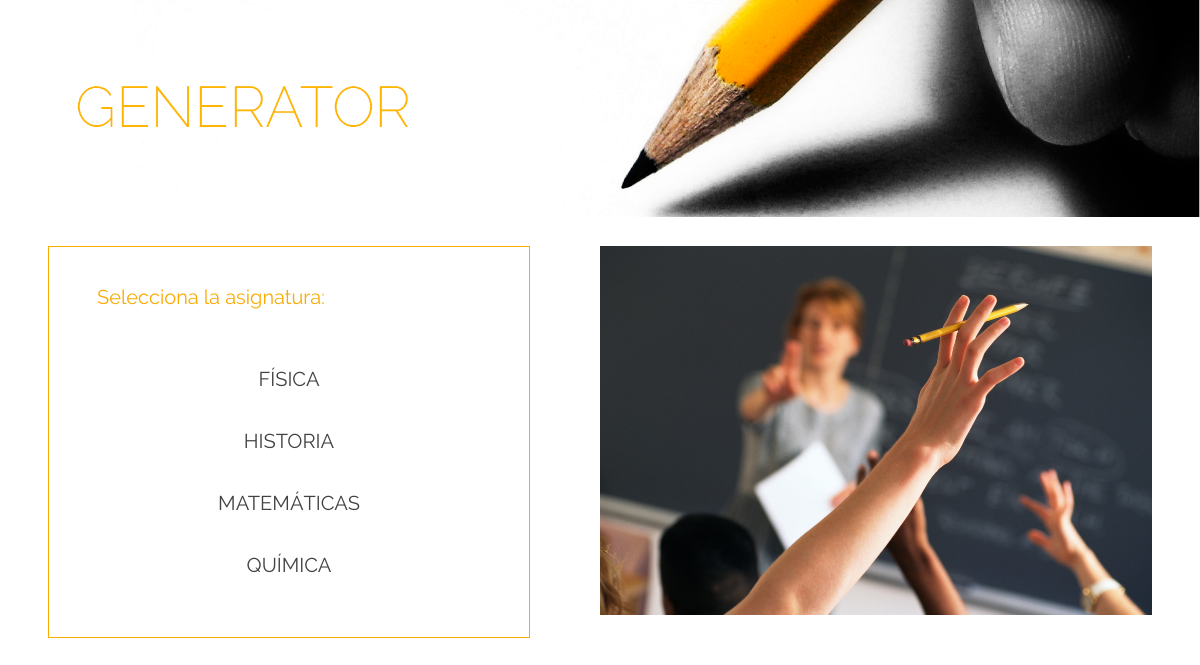
/php/asignatura.php, run on the app's committed database.
### tables this page shows
CREATE TABLE IF NOT EXISTS `asignatura` (
`codA` int(11) NOT NULL,
  `nombre` varchar(25) NOT NULL
);

### clases/AutoCarga.php (called while the page is built, shortened)
<?php
class AutoCarga {
    static function cargar($clase){
        $clase = str_replace("\\", "/", $clase);
        $archivo = "../clases/" .$clase . ".php";
   }
}

### clases/ManageAsignatura.php (called while the page is built, shortened)
<?php
class ManageAsignatura {
    private $bd = null;
    private $tabla = "asignatura";
    function __construct(DataBase $bd) {
        $this->bd = $bd;
    }
    function getList($pagina=1, $nrpp=Constant::NRPP){
         $registroInicial = ($pagina-1)*$nrpp;
         $this->bd->select($this->tabla, "*", "1=1", array(), "nombre", "$registroInicial, $nrpp");
         $r=array();
         while($fila =$this->bd->getRow()){
             $asignatura = new Asignatura();
             $asignatura->set($fila);
             $r[]=$asignatura;
         }
         return $r;
    }
}

### clases/DataBase.php (called while the page is built, shortened)
<?php
class DataBase {
    private $conexion, $consulta;
    function __construct() {
        try {
            $this->conexion = new PDO(
                    'mysql:host=' . Constant::SERVER . ';' .
                    'dbname=' . Constant::DATABASE, Constant::DBUSER, Constant::DBPASSWORD, array(
                PDO::ATTR_PERSISTENT => true,
                PDO::MYSQL_ATTR_INIT_COMMAND => 'set names utf8')
            );
        } catch (PDOException $e) {
            var_dump($e);
            exit();
        }
    }
    function send($sql, $parametros = array()) {
        $this->consulta = $this->conexion->prepare($sql);
        return $this->consulta->execute();
    }
    function getRow() {
        $r = $this->consulta->fetch();
        return $r;
    }
    function select($tabla, $proyeccion = "*", $condicion = "1 = 1",
                    $parametros = array(), $orden="1", $limite=""){
          $limit = "";
        if($limite!==""){
            $limit = "limit $limite";
        }
        $sql = "select $proyeccion from $tabla "
                . "where $condicion order by $orden $limit";
        return $this->send($sql, $parametros);
    }
}

### clases/Asignatura.php (called while the page is built, shortened)
<?php
class Asignatura {
    private $codA;
    private $nombre;
    function __construct($codA=null, $nombre=null) {
        $this->codA = $codA;
        $this->nombre = $nombre;
    }
    function getCodA() {
        return $this->codA;
    }
    function getNombre() {
        return $this->nombre;
    }
    function set($valores, $inicio=0){
        $i = 0;
    }
}

### php/asignatura.php (the view, shortened to what this page needs)
<?php
require '../clases/AutoCarga.php';
$bd = new DataBase();
$gestor = new ManageAsignatura($bd);
$asignaturas = $gestor->getList();
?>
<!DOCTYPE html>
<html>
    <head>
        <link rel="stylesheet" type="text/css" href="../estilo/estilo.css"/>
    </head>
    <body>
        <div id="contenedora">
            <img src="../recursos/cabecera.png" id="cabecera"/>
            <div id="izquierda">
                <h3 class="tipografia" id="tituloA">Selecciona la asignatura:</h3>
                <?php
                foreach ($asignaturas as $indice => $asignatura) {
                    echo '<div class="asignaturas"><a class="tipografia2" href="tema.php?codA=' . $asignatura->getCodA() . '">' . $asignatura->getNombre() . '</a></div>';
                    echo "<br>";
                }
                ?>
            </div>
            <img src="../recursos/educacion.jpg" id="fotoEducacion"/>
        </div>
    </body>
</html>

### estilo/estilo.css (style rules this page uses)
* { vertical-align: baseline; font-weight: inherit; font-family: inherit; font-style: inherit; font-size: 100%; outline: 0; padding: 0; margin: 0; }
#contenedora { width: 100%; }
#cabecera { width: 100%; }
#fotoEducacion { width: 46%; float: right; margin-right: 4%; margin-top: 25px; }
.tipografia { font-family: raleway; font-size: 20px; color:#424242; }
#izquierda { width: 40%; float: left; margin-left: 4%; margin-top: 25px; border:1px solid #f9ab03; height: 390px; }
a { list-style: none; text-decoration: none; color:#424242; }
.tipografia2 { font-family: raleway; font-size: 20px; color:#424242; }
.asignaturas { margin-top: 20px; text-align: center; }
#tituloA { height: 100px; line-height: 100px; margin-left: 10%; color:#f9ab03; }

### data on the page
asignatura: nombre "FÍSICA"
asignatura: nombre "HISTORIA"
asignatura: nombre "MATEMÁTICAS"
asignatura: nombre "QUÍMICA"
